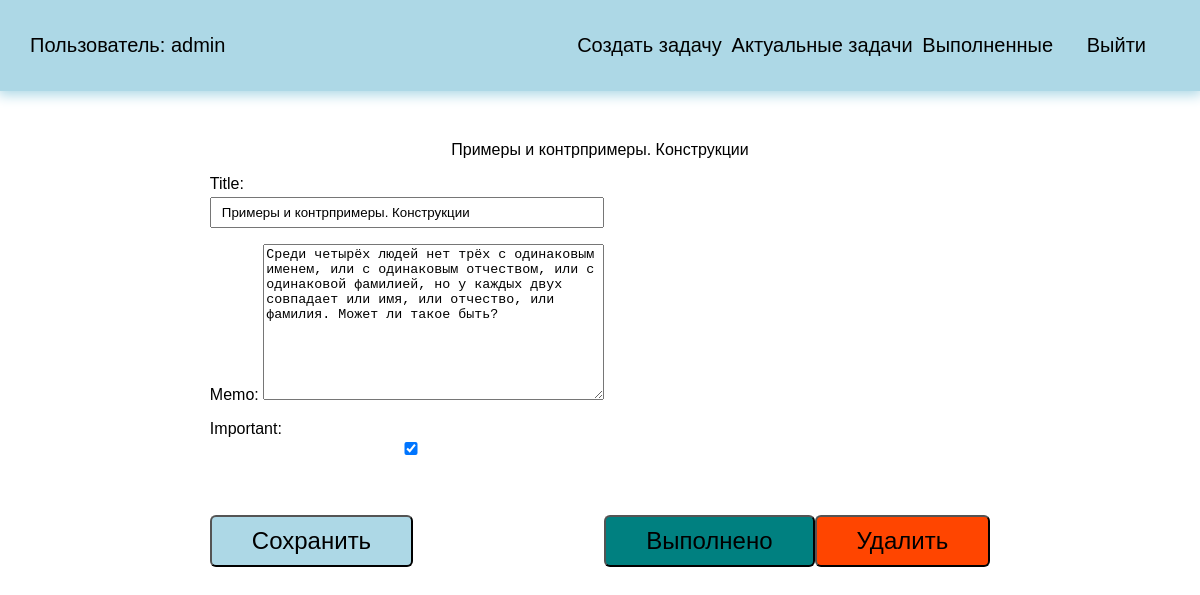
/todo/5 (signed in), run on the app's committed database.
### todo/models.py (models this page shows, shortened)
class Todo(models.Model):
    title = models.CharField(max_length=100)
    memo = models.TextField(blank=True)
    created = models.DateTimeField(auto_now_add=True)
    date_completed = models.DateTimeField(null=True, blank=True)
    important = models.BooleanField(default=False)
    user = models.ForeignKey(User, on_delete=models.CASCADE)

### todo/views.py (the view, shortened to what this page needs)
# urls.py: path('todo/<int:todo_pk>', views.view_todo, name="view_todo"),
@login_required
def view_todo(request, todo_pk):
    todo = get_object_or_404(Todo, pk=todo_pk)
    if request.method == 'GET':
        form = TodoForm(instance=todo)
        return render(request, 'todo/view_todo.html', {'todo': todo, 'form': form})

### todo/forms.py
class TodoForm(ModelForm):
    class Meta:
        model = Todo
        fields = ['title', 'memo', 'important']

### todo/templates/todo/view_todo.html (shortened to what this page needs)
{% extends 'todo/base.html' %}
{% block content %}
{{ todo.title }}
<div class="but">
    <form method="post">
        {{ form.as_p }}
        <button class="btn">Сохранить</button>
    </form>
    <form action="{% url 'completed_todo' todo.id %}" method="post">
        <button class="btn good">Выполнено</button>
    </form>
    <form action="{% url 'delete_todo' todo.id %}" method="post">
        <button class="btn remove">Удалить</button>
    </form>
</div>
{% endblock %}

### todo/templates/todo/base.html (shortened to what this page needs)
<!DOCTYPE html>
{% load static %}
<html lang="en">
<head>
    <link rel="stylesheet" href="{% static 'css/style.css' %}">
</head>
<body>
{% if user.is_authenticated %}
<div class="menu">
    <div class="wrap">
        <ul>
            <li class="logo">Пользователь: {{ user.username }}</li>
            <li><a href="{% url 'create_todo' %}">Создать задачу</a></li>
            <li><a href="{% url 'current_todos' %}">Актуальные задачи</a></li>
            <li><a href="{% url 'completed_todos' %}">Выполненные</a></li>
            <li>
                <form action="{% url 'logout_user' %}" method="post">
                    <button class="top">Выйти</button>
                </form>
            </li>
        </ul>
    </div>
</div>
{% endif %}
<div class="content">
    <div class="wrap">
        {% block content %}
        {% endblock %}
    </div>
</div>
</body>
</html>

### todo/static/css/style.css (style rules this page uses)
body { padding: 0; margin: 0; font-family: Arial, Helvetica, sans-serif; }
.wrap { max-width: 1200px; margin: 0 auto; padding: 10px 30px; box-sizing: border-box; }
.menu { background: lightblue; box-shadow: 0 2px 12px 2px lightblue; }
ul { list-style: none; padding: 0; }
.menu ul { display: flex; justify-content: space-between; font-size: 20px; align-items: center; }
.menu .logo { margin-right: 30%; color: rgb(0, 0, 0); }
a { text-decoration: none; }
.menu a { color: black; }
.content .wrap { display: flex; flex-direction: column; align-items: center; justify-content: center; margin-top: 40px; }
.btn { background: lightblue; color: black; }
button { padding: 10px 40px; border-radius: 6px; margin-top: 40px; font-size: 24px; cursor: pointer; }
input { width: 100%; padding: 6px 10px; box-sizing: border-box; margin-top: 4px; }
.top { padding: 4px 24px; margin-top: 0; background: transparent; border: none; font-size: 20px; }
.but { display: flex; align-items: flex-end; }
.good { background: teal; }
.remove { background: orangered; }

### data on the page
Todo: title "Примеры и контрпримеры. Конструкции", memo "Среди четырёх людей нет трёх с одинаковым именем, или с одинаковым отчеством, или с одинаковой фамилией, но у каждых двух совпадает или имя, или отчество, или фамилия. Может ли такое быть?", important "☑"

### other printed values
{{ user.username }} "admin"
